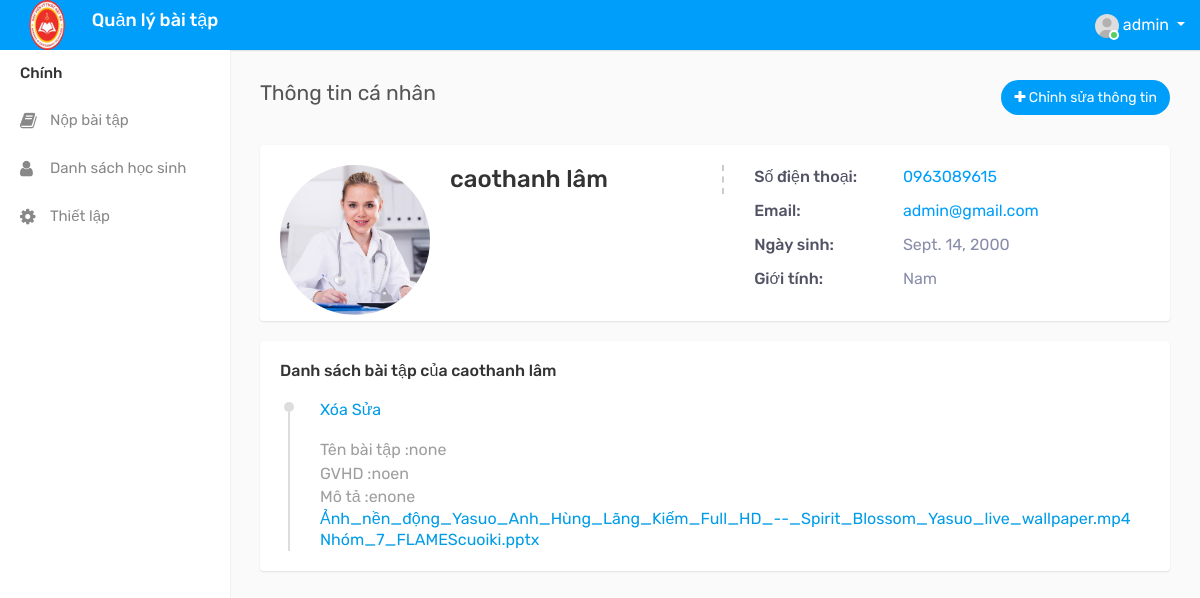
The app's page / (signed in) with its own data.
### user/models.py (models this page shows, shortened)
class Nguoidung(models.Model):
    ten = models.CharField(max_length=50, null=True)
    user = models.OneToOneField(User, on_delete=models.CASCADE)
    sex_choice = (('Nam', 'Nam'), ('Nữ', 'Nữ'))
    gioitinh = models.CharField(max_length=10, choices=sex_choice, default='', null=True)
    ngaysinh = models.DateField(null=True)
    phone = models.CharField(max_length=15, null=True,)

class Baitap(models.Model):
    nguoidung = models.ForeignKey(Nguoidung,on_delete=models.CASCADE,null=True)
    ten = models.CharField(max_length=50, null=True)
    mota = models.CharField(max_length=1000, null=True)
    giaovienhd =models.CharField(max_length=50, null=True)
    filebaocao = models.FileField(upload_to='')
    filezip = models.FileField(upload_to='')

### user/views.py (the view)
# urls.py: 2. Add a URL to urlpatterns:  path('', views.home, name='home')
@login_required(login_url="user:dangnhap")
def home(request):
    nd = Nguoidung.objects.get(user__id=request.user.id)
    ur= User.objects.get(id=request.user.id)
    context = {'nd': nd, 'ur':ur}
    return render(request, 'templates/home.html',context)

### templates/templates/home.html (shortened to what this page needs)
{% extends 'templates/index.html' %}
    {% block content %}
<div class="content">
                <div class="row">
                    <div class="col-sm-7 col-6">
                        <h4 class="page-title">Thông tin cá nhân</h4>
                    </div>
                    <div class="col-sm-5 col-6 text-right m-b-30">
                        <a href="{% url 'user:csthongtin' %}" class="btn btn-primary btn-rounded"><i class="fa fa-plus"></i> Chỉnh sửa thông tin</a>
                    </div>
                </div>
                <div class="card-box profile-header">
                    <div class="row">
                        <div class="col-md-12">
                            <div class="profile-view">
                                <div class="profile-img-wrap">
                                    <div class="profile-img">
                                        <a href="#"><img class="avatar" src="assets/img/doctor-03.jpg" alt=""></a>
                                    </div>
                                </div>
                                <div class="profile-basic">
                                    <div class="row">
                                        <div class="col-md-5">
                                            <div class="profile-info-left">
                                                <h3 class="user-name m-t-0 mb-0">{{nd.ten}}</h3>
                                            </div>
                                        </div>
                                        <div class="col-md-7">
                                            <ul class="personal-info">
                                                <li>
                                                    <span class="title">Số điện thoại:</span>
                                                    <span class="text"><a href="#">{{nd.phone}}</a></span>
                                                </li>
                                                <li>
                                                    <span class="title">Email:</span>
                                                    <span class="text"><a href="#">{{ur.email}}</a></span>
                                                </li>
                                                <li>
                                                    <span class="title">Ngày sinh:</span>
                                                    <span class="text">{{nd.ngaysinh}}</span>
                                                </li>
                                                <li>
                                                    <span class="title">Giới tính:</span>
                                                    <span class="text">{{nd.gioitinh}}</span>
                                                </li>
                                            </ul>
                                        </div>
                                    </div>
                                </div>
                            </div>
                        </div>
                    </div>
                </div>
				<div class="profile-tabs">
					<div class="tab-content">
                        {% if nd %}
						<div class="tab-pane show active" id="about-cont">
                <div class="row">
                    <div class="col-md-12">
                        <div class="card-box">
                            <h3 class="card-title">Danh sách bài tập của {{ nd.ten }}</h3>
                            <div class="experience-box">
                                <ul class="experience-list">
                                    {% for baitap in nd.baitap_set.all %}
                                    <li>
                                        <div class="experience-user">
                                            <div class="before-circle"></div>
                                        </div>
                                        <div class="experience-content">
                                            <div class="timeline-content">
                                               <p> <a href="{% url 'user:xoabaitap' baitap.id %}">Xóa</a>    <a href="{% url 'user:updatebaitap' baitap.id %}">Sửa</a></p>
                                                Tên bài tập :{{ baitap.ten }}
                                                <div>GVHD :{{ baitap.giaovienhd }}</div>
                                                <span class="time">Mô tả :{{ baitap.mota }}</span>
                                                <a href ="{{baitap.filebaocao.url}}" download><span class="time">{{ baitap.filebaocao }}</span></a>
                                                <a href ="{{baitap.filezip.url}}" download><span class="time">{{ baitap.filezip }}</span></a>
                                            </div>
                                        </div>
                                    </li>
                                    {% endfor %}
                                </ul>
                            </div>
                        </div>
                    </div>
                </div>
                </div>
                 {% endif %}
					</div>
				</div>
            </div>
{% endblock %}

### templates/templates/index.html (shortened to what this page needs)
{% load static %}
<!DOCTYPE html>
<html lang="en">
<head>
        <link rel="stylesheet" href="https://maxcdn.bootstrapcdn.com/bootstrap/4.0.0/css/bootstrap.min.css"
>
    <link rel="stylesheet" type="text/css" href="{% static 'assets/css/bootstrap.min.css' %}">
    <link rel="stylesheet" type="text/css" href="{% static 'assets/css/font-awesome.min.css' %}">
    <link rel="stylesheet" type="text/css" href="{% static 'assets/css/style.css' %}">
</head>
<body>
    <div class="main-wrapper">
        <div class="header">
			<div class="header-left">
				<a href="{% url 'user:home' %}" class="logo">
					<img src="{% static 'assets/img/logo1.png' %}" width="70" height="70" alt=""> </i> <span><h4>Quản lý bài tập</h4></span>
				</a>
			</div>
            <ul class="nav user-menu float-right">
                <li class="nav-item dropdown has-arrow">
                    <a href="#" class="dropdown-toggle nav-link user-link" data-toggle="dropdown">
                        <span class="user-img">
							<img class="rounded-circle" src="{% static 'assets/img/user.jpg' %}" width="24" alt="Admin">
							<span class="status online"></span>
						</span>
						<span>{{request.user}}</span>
                    </a>
                </li>
            </ul>
        </div>
        <div class="sidebar" id="sidebar">
            <div class="sidebar-inner slimscroll">
                <div id="sidebar-menu" class="sidebar-menu">
                    <ul>
                       <li class="menu-title">Chính</li>
						<li>
                            <a href="{% url 'user:nopbaitap' %}"><i class="fa fa-book" aria-hidden="true"></i> <span>Nộp bài tập</span></a>
                        </li>
                        <li>
							<a href="{% url 'user:danhsachhocsinh' %}"><i class="fa fa-user"aria-hidden="true"></i> <span>Danh sách học sinh </span> </a>
						</li>
                        <li>
                            <a href=""><i class="fa fa-cog"></i> <span>Thiết lập</span></a>
                        </li>
                    </ul>
                </div>
            </div>
        </div>
        <div class="page-wrapper">
            <div class="content">
                {% block content %}
                {% endblock %}
            </div>
            </div>
        </div>
</body>
</html>

### records on screen
Nguoidung: ten "caothanh lâm", phone "0963089615", ngaysinh "Sept. 14, 2000", gioitinh "Nam"
Baitap: ten "none", giaovienhd "noen", mota "enone", filebaocao "Ảnh_nền_động_Yasuo_Anh_Hùng_Lãng_Kiếm_Full_HD_--_Spirit_Blossom_Yasuo_live_wallpaper.mp4", filezip "Nhóm_7_FLAMEScuoiki.pptx"

### other values on screen
{{ request.user }} "admin"
{{ ur.email }} "admin@gmail.com"
